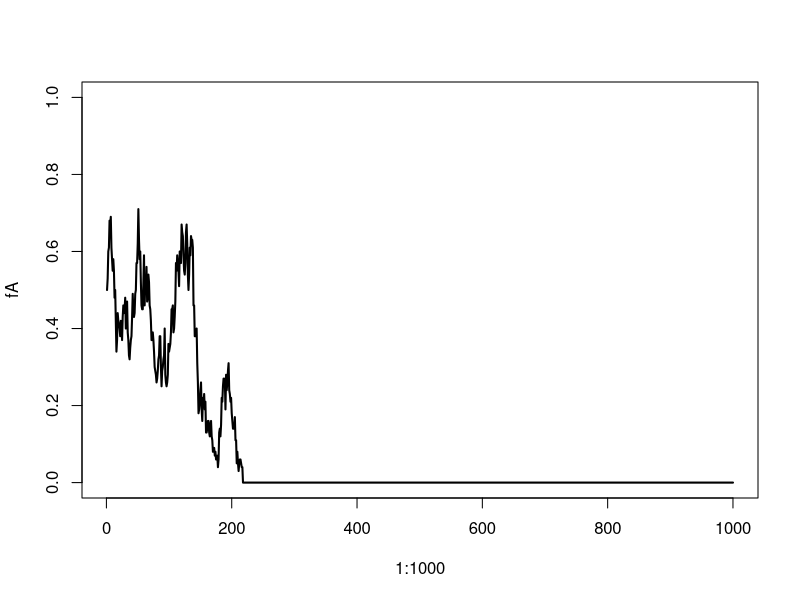
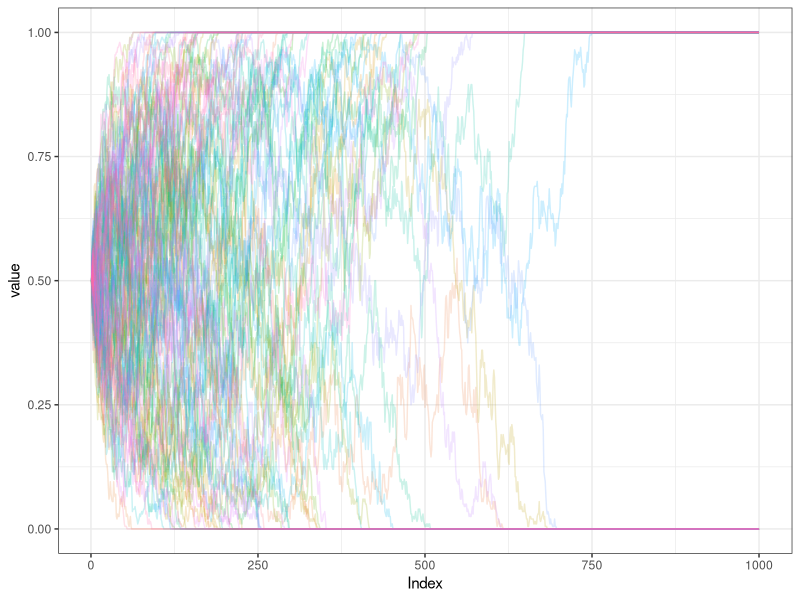

Source code (R) for these figures, in order: (Note: this script raises an error after producing the figures.)
## ---- chunk 1
N <- 50
fA <- 0.5
## ---- chunk 2
rbinom(1, 2*N, fA) / (2*N)
## ---- chunk 3
rbinom(1, 2*N, 0.53) / (2*N)
## ---- chunk 4
# 

fA<-rbinom(1, 2*N, fA) / (2*N)

## ---- chunk 5
# 
## ---- chunk 6
N <- 50
# 100 generations
fA <- rep(NA, 1000)
# at t=0
fA[1] <- 0.50
## ---- chunk 7
for (t in 1:999) fA[t+1] <- rbinom(1, 2*N, fA[t]) / (2*N)
## ---- chunk 8
plot(x=1:1000, y=fA, type="l", ylim=c(0,1), lwd=2)
## ---- chunk 9
par(mfrow=c(5,4))
N <-  100
gen <-  1000
nrepl <- 100

Mat<-matrix(nrow = nrepl,ncol = gen)

for (j in 1:nrepl) {
  fA <- rep(NA, 1000)
  fA[1] <- 0.50
  for (t in 1:999) fA[t+1] <- rbinom(1, 2*N, fA[t]) / (2*N)
  Mat[j,]<-fA
}
Res<-as.data.frame(t(Mat))
library(ggplot2)
library(reshape2)
Res_m<-melt(Res)
Res_m$Index<-rep(c(1:gen),nrepl)
ggplot(Res_m)+geom_line(aes(y=value,x=Index,col=variable),alpha=.2)+scale_color_discrete(guide="none")+theme_bw()
## ---- chunk 10
N <-  100
gen <-  50
nrepl <- 1000
G <- rep(NA, nrepl)
for (j in 1:nrepl) {
  fA <- rep(NA, 1000)
  fA[1] <- 0.50
  for (t in 1:999) fA[t+1] <- rbinom(1, 2*N, fA[t]) / (2*N)
  
  
  
  
  
  if (fA[gen]==1) {
    G[j]<-1
  } else if (fA[gen]==0) {
     G[j]<-0
  } else {
     G[j]<-2
  }
}

table(G)/1000
## ---- chunk 11

#Small population
N <-  10
gen <-  100
nrepl <- 10
G <- rep(NA, nrepl)
for (j in 1:nrepl) {
  fA <- rep(NA, gen)
  fA[1] <- 0.50
  for (t in 1:99) fA[t+1] <- rbinom(1, 2*N, fA[t]) / (2*N)
    if (j==1) {
    plot(x=1:gen, y=fA, type="l", ylim=c(0,1), lwd=2,col="red")
  }else {lines(x=1:gen, y=fA, type="l", ylim=c(0,1), lwd=2,col="red")}
  
  
  if (fA[gen]==1) {
    G[j]<-1
  } else if (fA[gen]==0) {
     G[j]<-0
  } else {
     G[j]<-2
  }
}

table(G)/1000



#Large population
N <-  1000
gen <-  100
nrepl <- 10
G <- rep(NA, nrepl)
for (j in 1:nrepl) {
  fA <- rep(NA, gen)
  fA[1] <- 0.50
  for (t in 1:99) fA[t+1] <- rbinom(1, 2*N, fA[t]) / (2*N)
  lines(x=1:gen, y=fA, type="l", ylim=c(0,1), lwd=2,col="blue")
  
  if (fA[gen]==1) {
    G[j]<-1
  } else if (fA[gen]==0) {
     G[j]<-0
  } else {
     G[j]<-2
  }
}

table(G)/1000
## ---- chunk 12
Res<-matrix(nrow = 100,ncol = 100)
nrepl <- 10
for (N in 1:100) {
  for (gen in 1:100) {
    print(c(N,gen))
    for (j in 1:nrepl) {
  fA <- rep(NA, 1000)
  fA[1] <- 0.50
  for (t in 1:999) fA[t+1] <- rbinom(1, 2*N, fA[t]) / (2*N)
  if (fA[gen]==1) {
    G[j]<-1
  } else if (fA[gen]==0) {
     G[j]<-0
  } else {
     G[j]<-2
  }
     Res[N,gen]<-length((G[G==2]))/1000
  }
}
}

image(Res)



